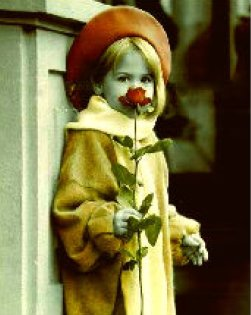
#> input picture TP6/assets/ninia_y_rosa.jpg, 251 x 315 px, found by its file name
$ jupyter execute rose.ipynb
#> lines starting #> are read from the running program, lines starting #| are printed output that depends on the picture; after the words box and inside, x2 and y2 are one past the last pixel; in counts of white or black regions, pixels touching at a corner belong together
# Procesamiento de Imágenes - Trabajo Práctico N° 6

## Grupo 3
* Santiago Arribére
* Matias Francois
* Joaquín Gaytan
* Pablo Scheinfeld

[cell 1]
import cv2
import numpy as np
from matplotlib import pyplot as plt
from matplotlib import cm
from matplotlib import colors

[cell 2]
girl = cv2.cvtColor(cv2.imread('../assets/ninia_y_rosa.jpg'), cv2.COLOR_BGR2RGB)
plt.figure(figsize=(5,5))
plt.imshow(girl)
plt.show()

Como la intención es crear una máscara que incluya solo a la rosa para poder dejar a la misma en color y cambiar el fondo a escala de grises, primero se busca analizar cada canal de color por separado para observar si las firencias de color de la rosa son mayores en comparación al entorno, lo cual favorecería la segmentación de la imagen.

[cell 3]
plt.figure(figsize=(10,5))

for i in range(3):
    plt.subplot(1, 3, i+1)
    girl_temp = girl.copy()
    girl_temp[:,:,i]=0
    plt.imshow(girl_temp)
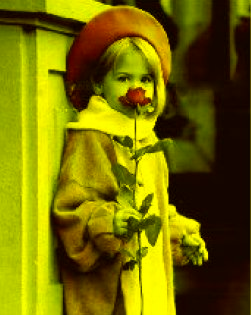
#> girl_temp: shape (315, 251, 3); mean R, G, B 117.8, 110.3, 0

plt.show()
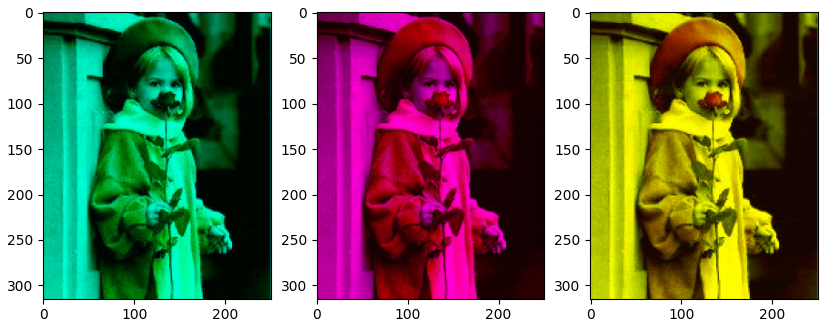
#> figure drawn by matplotlib, 3 panels

Como se puede observar los canales de color por separado no presentan un mejor escenario para la segmentacion en comparación con la imagen completa, por lo tanto lo que se realiza a continuación es obtener una mascara a partir de los colores en el area de la rosa, trabajando en el espacio de color HSV, debido que a que el mismo agrupa los colores por matiz, por lo cual si se desea filtrar un color particular, basta con tomar el rango de valores de hue que lo contengan para crear la mascara.

[cell 4]
def get_mask(image):
    hsv_image = cv2.cvtColor(image, cv2.COLOR_RGB2HSV)
#> hsv_image: shape (315, 251, 3); mean H, S, V 25.4, 166.3, 122.6
    light = (int(hsv_image[90:105,130:145,0].min()), int(hsv_image[90:105,130:145,1].min()), int(hsv_image[90:105,130:145,2].min()))
#> light = (0, 103, 45)
    dark = (int(hsv_image[90:105,130:145,0].max()), int(hsv_image[90:105,130:145,1].max()), int(hsv_image[90:105,130:145,2].max()))
#> dark = (19, 255, 219)
    mask = cv2.inRange(hsv_image, light, dark)
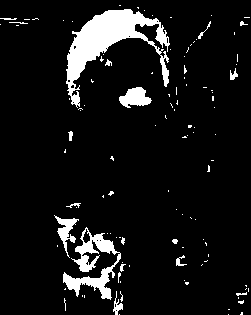
#> mask: shape (315, 251); 8.2% white; 112 white regions (94 under 20 px), largest, box (x1, y1, x2, y2) and area: (66, 9, 170, 108) 3361, (63, 227, 121, 300) 1459, (119, 87, 152, 108) 433
    return mask.copy()

[cell 5]
ma = get_mask(girl)

[cell 6]
mask = ma
plt.imshow(mask, cmap="gray")

Una vez obtenida la mascara para la rosa es posible observar que otras zonas de la imagen presentan los mismos colores, como lo es el gorro de la niña, por ejemplo. Por lo tanto para poder obtener la mascara deseada se hará un recorte espacial en la zona de interés.

[cell 7]
mask_b = (mask == 2)
#> mask_b: shape (315, 251) bool; every value is 0
mask_b[80:115,115:155] = mask[80:115,115:155]
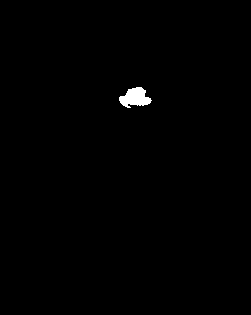
#> mask_b: shape (315, 251) bool; 0.55% white; 1 white region, box (x1, y1, x2, y2) and area: (119, 87, 152, 108) 433
plt.imshow(mask_b, cmap="gray")

Una vez obtenida la máscara que solo contempla a la rosa, se procede a generar la imagen final filtrando la rosa con la máscara generada, y generando el fondo en escala de grises a partir del negativo de la máscara de seada.

[cell 8]
mask_final = mask_b.astype(np.uint8)*255
negative = (~mask_b).astype(np.uint8)*255

[cell 9]
girl_negative = cv2.bitwise_and(girl, girl, mask=negative)
rose = cv2.bitwise_and(girl, girl, mask=mask_final)

[cell 10]
grayscale = np.array([[np.array([int(p.mean())]*3) for p in line] for line in girl_negative])
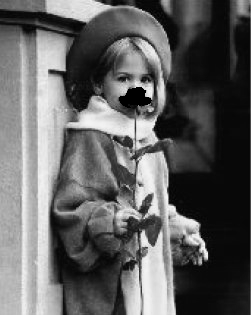
#> grayscale: shape (315, 251, 3) int64; min 0, max 246, mean 96.9

[cell 11]
plt.imshow(grayscale + rose)
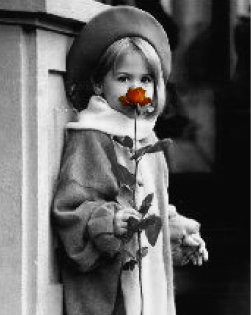
#> shown: shape (315, 251, 3); mean R, G, B 97.5, 97.2, 97

[cell 12]
final_result = (grayscale + rose).astype(np.uint8)

[cell 13]
cv2.imwrite('output/rose.jpg', cv2.cvtColor(final_result, cv2.COLOR_RGB2BGR))
#> Out = True

$ run again, with TP6/assets/nemo.jpg copied over TP6/assets/ninia_y_rosa.jpg
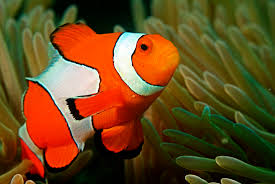
#> input picture TP6/assets/nemo.jpg, 275 x 184 px, found by its file name
#> hsv_image: shape (184, 275, 3); mean H, S, V 31.3, 198.9, 112
#> light = (1, 47, 78)
#> dark = (74, 255, 255)
#> in get_mask, `mask = cv2.inRange(hsv_image, light, dark)`:
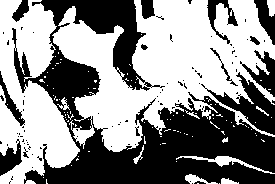
#> mask: shape (184, 275); 54.9% white; 90 black regions (75 under 20 px), largest, box (x1, y1, x2, y2) and area: (12, 0, 275, 184) 18281, (201, 72, 275, 135) 1431, (240, 50, 275, 97) 608
#> mask_final: shape (184, 275); 2.3% white; 5 white regions (3 under 20 px), largest, box (x1, y1, x2, y2) and area: (115, 80, 155, 115) 1074, (143, 101, 155, 115) 94
#> `[cell 11] plt.imshow(grayscale + rose)`:
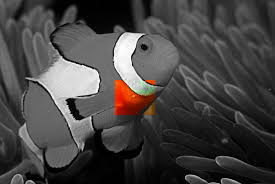
#> shown: shape (184, 275, 3); mean R, G, B 70.2, 67.8, 66.9
#> Out = True

$ run again, with TP6/assets/k-means_image.png saved as TP6/assets/ninia_y_rosa.jpg
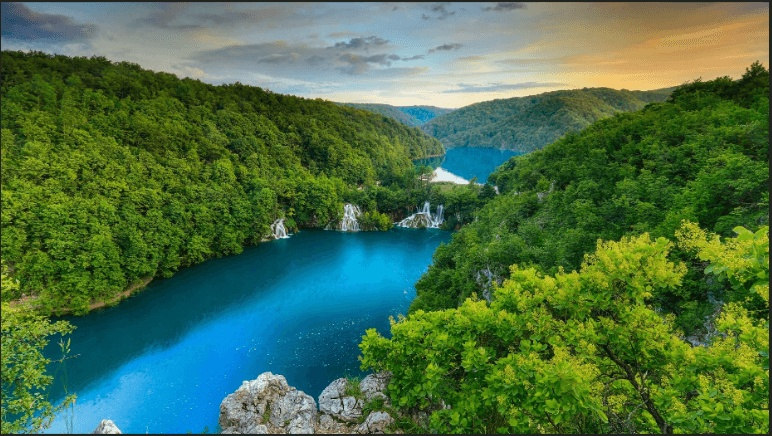
#> input picture TP6/assets/k-means_image.png, 772 x 436 px, found by its file name
#> hsv_image: shape (436, 772, 3); mean H, S, V 58.6, 164.7, 120.3
#> light = (39, 119, 26)
#> dark = (48, 255, 121)
#> in get_mask, `mask = cv2.inRange(hsv_image, light, dark)`:
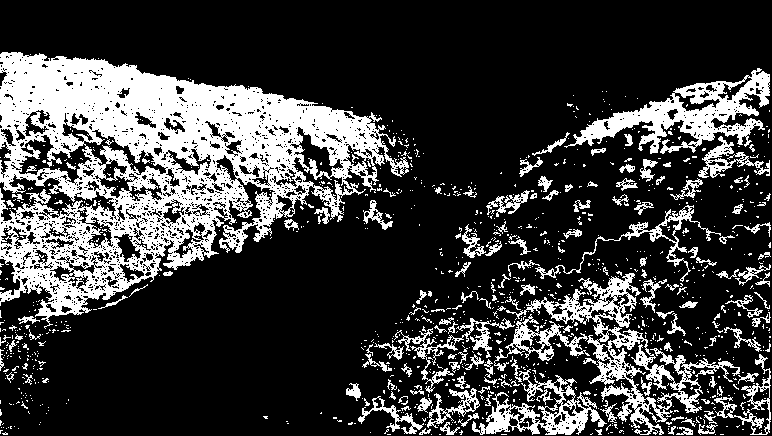
#> mask: shape (436, 772); 24.1% white; 1046 white regions (891 under 20 px), largest, box (x1, y1, x2, y2) and area: (0, 52, 409, 329) 47425, (506, 273, 740, 435) 6370, (564, 68, 770, 154) 5870
#> mask_final: shape (436, 772); 0.38% white; 1 white region, box (x1, y1, x2, y2) and area: (115, 80, 155, 115) 1285
#> `[cell 11] plt.imshow(grayscale + rose)`:
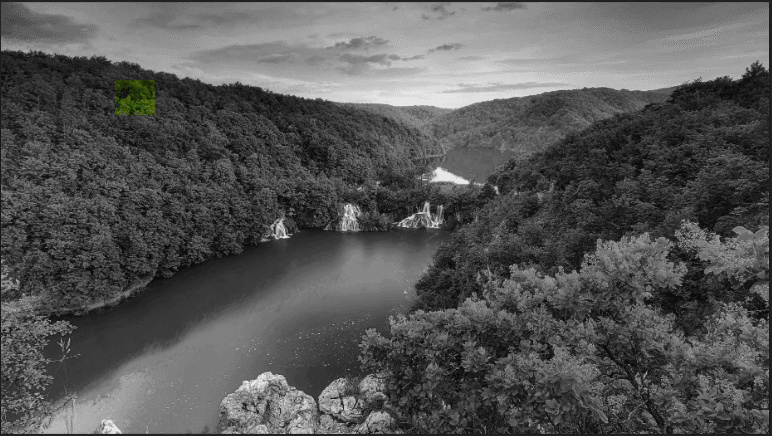
#> shown: shape (436, 772, 3); mean R, G, B 86.3, 86.4, 86.2
#> Out = True
